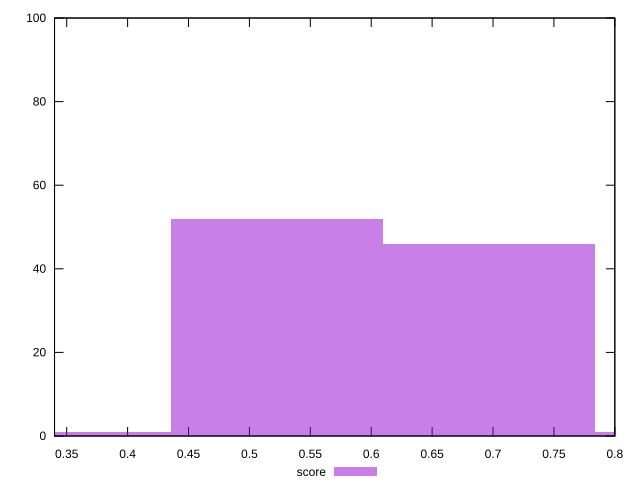

Write the gnuplot code that produced this figure.
reset

$score <<EOF
0.6966043246020387 46
0.522453243451529 52
0.8707554057525484 1
0.34830216230101935 1
EOF

set key outside below
set boxwidth 0.17415108115050967
set xrange [0.34:0.8]
set yrange [0:100]
set trange [0:100]
set style fill transparent solid 0.5 noborder
set terminal svg size 640, 490 enhanced background rgb 'white'
set output "reports/report_00028_2021-02-24T12-49-42.674Z/mainthread-work-breakdown/samples/music/score/histogram.svg"

plot $score title "score" with boxes

reset
